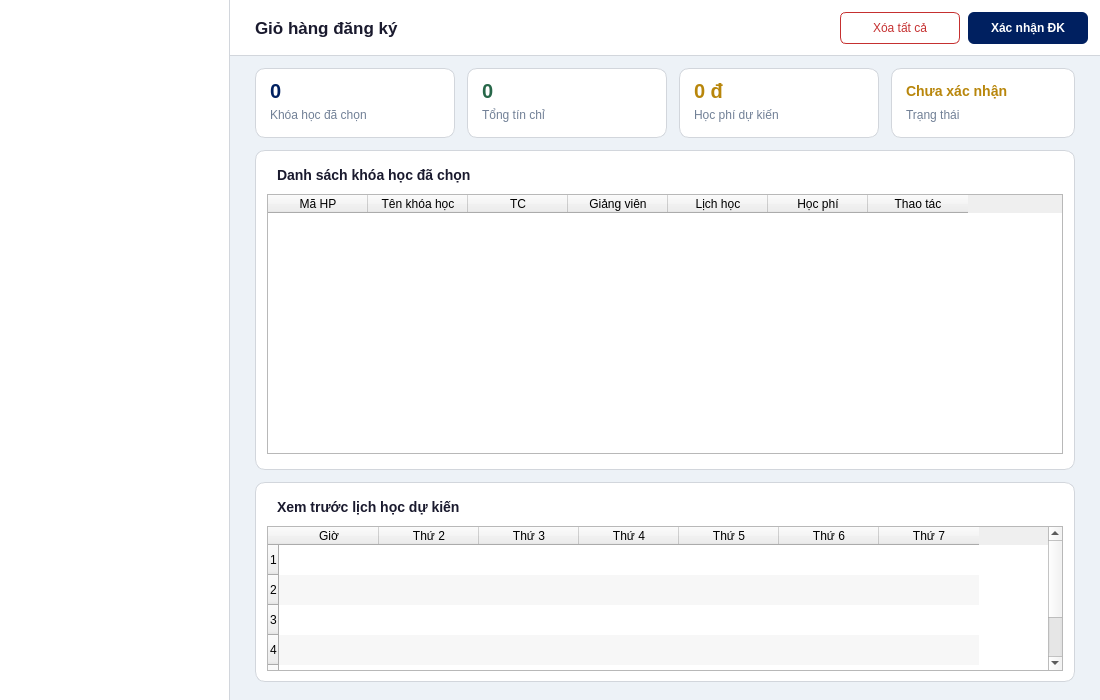
<?xml version="1.0" encoding="UTF-8"?>
<ui version="4.0">
 <class>CartPreview</class>
 <widget class="QWidget" name="CartPreview">
  <property name="geometry"><rect><x>0</x><y>0</y><width>1100</width><height>700</height></rect></property>
  <property name="minimumSize"><size><width>1100</width><height>700</height></size></property>
  <property name="windowTitle"><string>EAUT - Gio hang dang ky</string></property>
  <property name="styleSheet"><string notr="true">QWidget#CartPreview { background: #edf2f7; }</string></property>

  <!-- SIDEBAR (bo qua boi Python) -->
  <widget class="QFrame" name="sidebar">
   <property name="geometry"><rect><x>0</x><y>0</y><width>230</width><height>700</height></rect></property>
   <property name="styleSheet"><string notr="true">QFrame#sidebar { background: #ffffff; border-right: 1px solid #d2d6dc; }</string></property>
   <property name="frameShape"><enum>QFrame::NoFrame</enum></property>
  </widget>

  <!-- CONTENT -->
  <widget class="QFrame" name="contentArea">
   <property name="geometry"><rect><x>230</x><y>0</y><width>870</width><height>700</height></rect></property>
   <property name="styleSheet"><string notr="true">QFrame#contentArea { background: #edf2f7; border: none; }</string></property>
   <property name="frameShape"><enum>QFrame::NoFrame</enum></property>

   <!-- Header -->
   <widget class="QFrame" name="headerBar">
    <property name="geometry"><rect><x>0</x><y>0</y><width>870</width><height>56</height></rect></property>
    <property name="styleSheet"><string notr="true">QFrame#headerBar { background: white; border-bottom: 1px solid #d2d6dc; }</string></property>
    <property name="frameShape"><enum>QFrame::NoFrame</enum></property>
    <widget class="QLabel" name="lblPageTitle">
     <property name="geometry"><rect><x>25</x><y>0</y><width>300</width><height>56</height></rect></property>
     <property name="styleSheet"><string notr="true">color: #1a1a2e; font-size: 17px; font-weight: bold; background: transparent;</string></property>
     <property name="text"><string>Giỏ hàng đăng ký</string></property>
     <property name="alignment"><set>Qt::AlignLeft|Qt::AlignVCenter</set></property>
    </widget>
    <widget class="QPushButton" name="btnClearAll">
     <property name="geometry"><rect><x>610</x><y>12</y><width>120</width><height>32</height></rect></property>
     <property name="styleSheet"><string notr="true">QPushButton { background: white; color: #c53030; border: 1px solid #c53030; border-radius: 6px; padding: 5px 16px; font-size: 12px; } QPushButton:hover { background: #c53030; color: white; }</string></property>
     <property name="text"><string>Xóa tất cả</string></property>
     <property name="cursor"><cursorShape>PointingHandCursor</cursorShape></property>
    </widget>
    <widget class="QPushButton" name="btnConfirmAll">
     <property name="geometry"><rect><x>738</x><y>12</y><width>120</width><height>32</height></rect></property>
     <property name="styleSheet"><string notr="true">QPushButton { background: #002060; color: white; border: none; border-radius: 6px; padding: 5px 16px; font-size: 12px; font-weight: bold; } QPushButton:hover { background: #001545; }</string></property>
     <property name="text"><string>Xác nhận ĐK</string></property>
     <property name="cursor"><cursorShape>PointingHandCursor</cursorShape></property>
    </widget>
   </widget>

   <!-- Summary Cards -->
   <widget class="QFrame" name="summaryCard1">
    <property name="geometry"><rect><x>25</x><y>68</y><width>200</width><height>70</height></rect></property>
    <property name="styleSheet"><string notr="true">QFrame#summaryCard1 { background: white; border: 1px solid #d2d6dc; border-radius: 10px; }</string></property>
    <property name="frameShape"><enum>QFrame::NoFrame</enum></property>
    <widget class="QLabel" name="lblCartCount">
     <property name="geometry"><rect><x>15</x><y>12</y><width>170</width><height>22</height></rect></property>
     <property name="styleSheet"><string notr="true">color: #002060; font-size: 20px; font-weight: bold; background: transparent;</string></property>
     <property name="text"><string>0</string></property>
    </widget>
    <widget class="QLabel" name="lblCartCountLabel">
     <property name="geometry"><rect><x>15</x><y>38</y><width>170</width><height>18</height></rect></property>
     <property name="styleSheet"><string notr="true">color: #718096; font-size: 12px; background: transparent;</string></property>
     <property name="text"><string>Khóa học đã chọn</string></property>
    </widget>
   </widget>

   <widget class="QFrame" name="summaryCard2">
    <property name="geometry"><rect><x>237</x><y>68</y><width>200</width><height>70</height></rect></property>
    <property name="styleSheet"><string notr="true">QFrame#summaryCard2 { background: white; border: 1px solid #d2d6dc; border-radius: 10px; }</string></property>
    <property name="frameShape"><enum>QFrame::NoFrame</enum></property>
    <widget class="QLabel" name="lblCartCredits">
     <property name="geometry"><rect><x>15</x><y>12</y><width>170</width><height>22</height></rect></property>
     <property name="styleSheet"><string notr="true">color: #276749; font-size: 20px; font-weight: bold; background: transparent;</string></property>
     <property name="text"><string>0</string></property>
    </widget>
    <widget class="QLabel" name="lblCartCreditsLabel">
     <property name="geometry"><rect><x>15</x><y>38</y><width>170</width><height>18</height></rect></property>
     <property name="styleSheet"><string notr="true">color: #718096; font-size: 12px; background: transparent;</string></property>
     <property name="text"><string>Tổng tín chỉ</string></property>
    </widget>
   </widget>

   <widget class="QFrame" name="summaryCard3">
    <property name="geometry"><rect><x>449</x><y>68</y><width>200</width><height>70</height></rect></property>
    <property name="styleSheet"><string notr="true">QFrame#summaryCard3 { background: white; border: 1px solid #d2d6dc; border-radius: 10px; }</string></property>
    <property name="frameShape"><enum>QFrame::NoFrame</enum></property>
    <widget class="QLabel" name="lblCartFee">
     <property name="geometry"><rect><x>15</x><y>12</y><width>170</width><height>22</height></rect></property>
     <property name="styleSheet"><string notr="true">color: #b8860b; font-size: 20px; font-weight: bold; background: transparent;</string></property>
     <property name="text"><string>0 đ</string></property>
    </widget>
    <widget class="QLabel" name="lblCartFeeLabel">
     <property name="geometry"><rect><x>15</x><y>38</y><width>170</width><height>18</height></rect></property>
     <property name="styleSheet"><string notr="true">color: #718096; font-size: 12px; background: transparent;</string></property>
     <property name="text"><string>Học phí dự kiến</string></property>
    </widget>
   </widget>

   <!-- Trang thai -->
   <widget class="QFrame" name="statusCard">
    <property name="geometry"><rect><x>661</x><y>68</y><width>184</width><height>70</height></rect></property>
    <property name="styleSheet"><string notr="true">QFrame#statusCard { background: white; border: 1px solid #d2d6dc; border-radius: 10px; }</string></property>
    <property name="frameShape"><enum>QFrame::NoFrame</enum></property>
    <widget class="QLabel" name="lblCartStatus">
     <property name="geometry"><rect><x>15</x><y>12</y><width>160</width><height>22</height></rect></property>
     <property name="styleSheet"><string notr="true">color: #b8860b; font-size: 14px; font-weight: bold; background: transparent;</string></property>
     <property name="text"><string>Chưa xác nhận</string></property>
    </widget>
    <widget class="QLabel" name="lblCartStatusLabel">
     <property name="geometry"><rect><x>15</x><y>38</y><width>160</width><height>18</height></rect></property>
     <property name="styleSheet"><string notr="true">color: #718096; font-size: 12px; background: transparent;</string></property>
     <property name="text"><string>Trạng thái</string></property>
    </widget>
   </widget>

   <!-- Cart Table -->
   <widget class="QFrame" name="tableFrame">
    <property name="geometry"><rect><x>25</x><y>150</y><width>820</width><height>320</height></rect></property>
    <property name="styleSheet"><string notr="true">QFrame#tableFrame { background: white; border: 1px solid #d2d6dc; border-radius: 10px; }</string></property>
    <property name="frameShape"><enum>QFrame::NoFrame</enum></property>

    <widget class="QLabel" name="lblCartTitle">
     <property name="geometry"><rect><x>22</x><y>14</y><width>400</width><height>22</height></rect></property>
     <property name="styleSheet"><string notr="true">color: #1a1a2e; font-size: 14px; font-weight: bold; background: transparent;</string></property>
     <property name="text"><string>Danh sách khóa học đã chọn</string></property>
    </widget>

    <widget class="QTableWidget" name="tblCart">
     <property name="geometry"><rect><x>12</x><y>44</y><width>796</width><height>260</height></rect></property>
     <property name="alternatingRowColors"><bool>true</bool></property>
     <property name="selectionBehavior"><enum>QAbstractItemView::SelectRows</enum></property>
     <property name="editTriggers"><set>QAbstractItemView::NoEditTriggers</set></property>
     <property name="showGrid"><bool>false</bool></property>
     <property name="columnCount"><number>7</number></property>
     <column><property name="text"><string>Mã HP</string></property></column>
     <column><property name="text"><string>Tên khóa học</string></property></column>
     <column><property name="text"><string>TC</string></property></column>
     <column><property name="text"><string>Giảng viên</string></property></column>
     <column><property name="text"><string>Lịch học</string></property></column>
     <column><property name="text"><string>Học phí</string></property></column>
     <column><property name="text"><string>Thao tác</string></property></column>
    </widget>
   </widget>

   <!-- Preview Schedule -->
   <widget class="QFrame" name="previewFrame">
    <property name="geometry"><rect><x>25</x><y>482</y><width>820</width><height>200</height></rect></property>
    <property name="styleSheet"><string notr="true">QFrame#previewFrame { background: white; border: 1px solid #d2d6dc; border-radius: 10px; }</string></property>
    <property name="frameShape"><enum>QFrame::NoFrame</enum></property>

    <widget class="QLabel" name="lblPreviewTitle">
     <property name="geometry"><rect><x>22</x><y>14</y><width>400</width><height>22</height></rect></property>
     <property name="styleSheet"><string notr="true">color: #1a1a2e; font-size: 14px; font-weight: bold; background: transparent;</string></property>
     <property name="text"><string>Xem trước lịch học dự kiến</string></property>
    </widget>

    <widget class="QTableWidget" name="tblPreview">
     <property name="geometry"><rect><x>12</x><y>44</y><width>796</width><height>145</height></rect></property>
     <property name="alternatingRowColors"><bool>true</bool></property>
     <property name="selectionBehavior"><enum>QAbstractItemView::SelectRows</enum></property>
     <property name="editTriggers"><set>QAbstractItemView::NoEditTriggers</set></property>
     <property name="showGrid"><bool>false</bool></property>
     <property name="columnCount"><number>7</number></property>
     <property name="rowCount"><number>6</number></property>
     <column><property name="text"><string>Giờ</string></property></column>
     <column><property name="text"><string>Thứ 2</string></property></column>
     <column><property name="text"><string>Thứ 3</string></property></column>
     <column><property name="text"><string>Thứ 4</string></property></column>
     <column><property name="text"><string>Thứ 5</string></property></column>
     <column><property name="text"><string>Thứ 6</string></property></column>
     <column><property name="text"><string>Thứ 7</string></property></column>
    </widget>
   </widget>

  </widget>
 </widget>
 <resources/>
 <connections/>
</ui>
